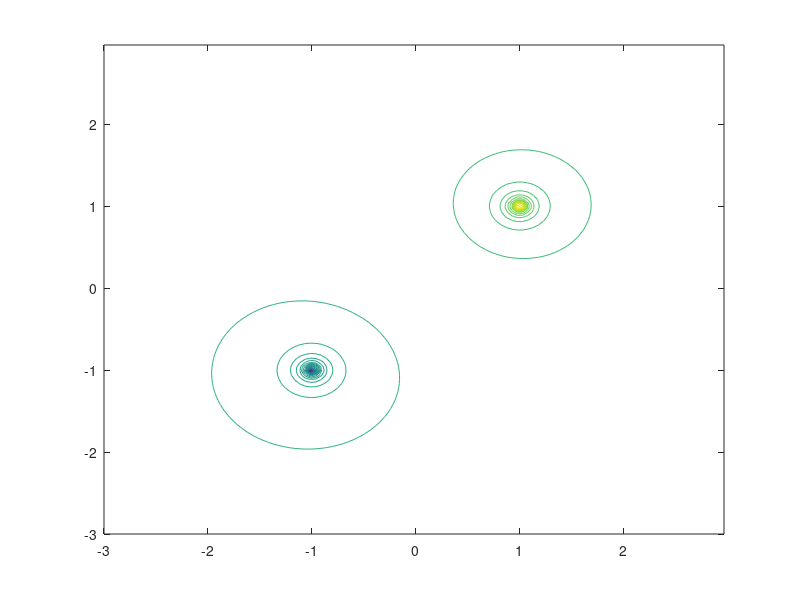

Write MATLAB code to recreate this figure.
clear; clf; hold off;
xa=-3:0.051:3;
ya=-3:0.051:3;
k=1.;
q1=+1; q2=-1;
x1=+1; x2=-1;
y1=+1; y2=-1;
[x,y]=meshgrid(xa,ya);
z=k*q1./sqrt((x-x1).^2+(y-y1).^2)+k*q2./sqrt((x-x2).^2+(y-y2).^2);
zmax=max(max(z));
zmin=min(min(z));
dz=(zmax-zmin)/50;
nivel=zmin:dz:zmax;
contour(x,y,z,nivel);
